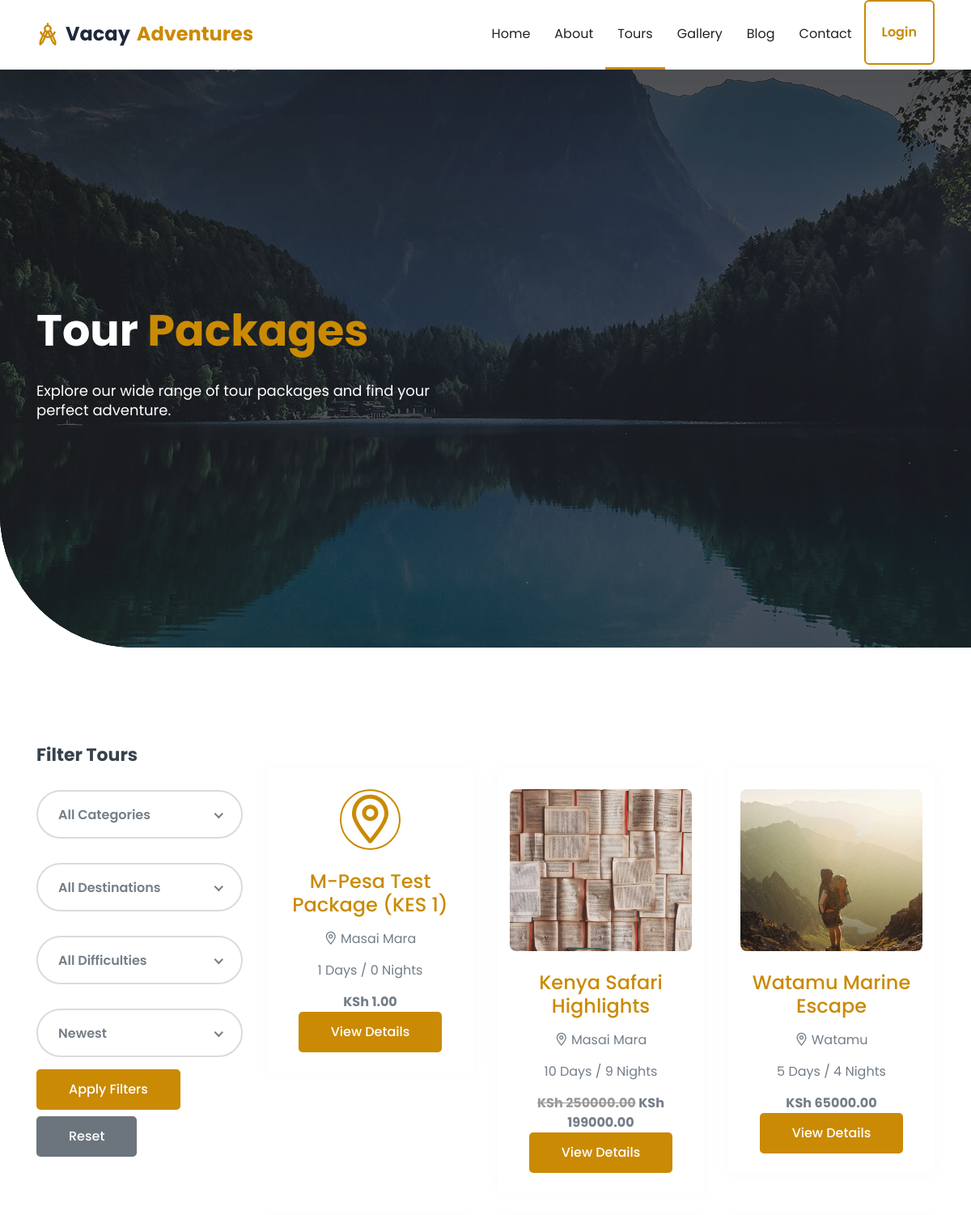
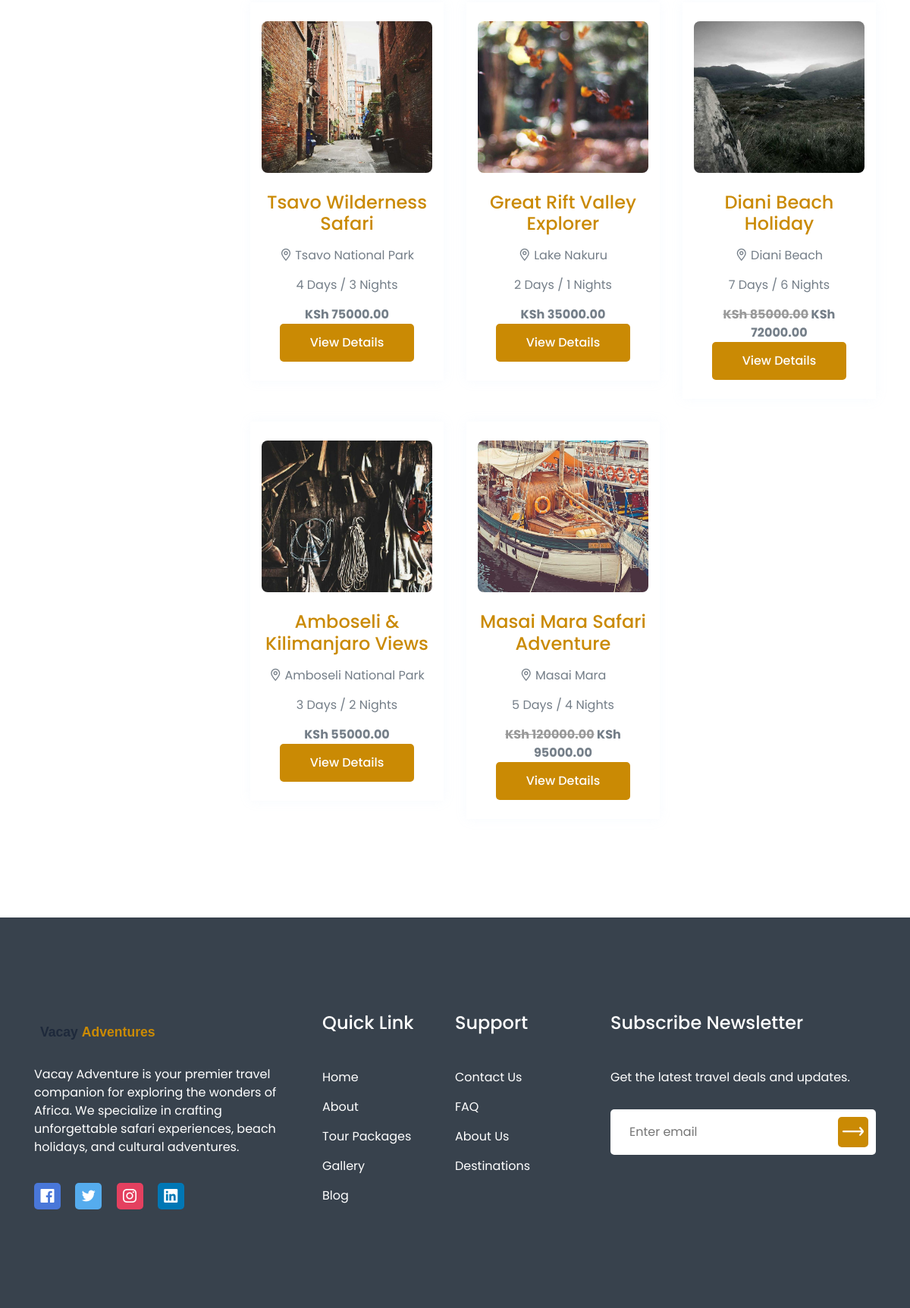
The page /tours/ on the database its author committed (2 pictures, top to bottom).
### tours/models.py (models this page shows, shortened)
class TourPackage(models.Model):
    DIFFICULTY_CHOICES = [('easy', 'Easy'), ('moderate', 'Moderate'), ('challenging', 'Challenging')]
    CATEGORY_CHOICES = [
        ('safari', 'Safari'), ('beach', 'Beach'), ('cultural', 'Cultural'),
        ('adventure', 'Adventure'), ('wildlife', 'Wildlife'), ('luxury', 'Luxury'),
    ]
    STATUS_CHOICES = [('draft', 'Draft'), ('published', 'Published')]
    destination = models.ForeignKey(Destination, on_delete=models.SET_NULL, null=True, related_name='tours')
    title = models.CharField(max_length=300)
    slug = models.SlugField(unique=True, blank=True)
    description = models.TextField()
    duration_days = models.IntegerField()
    duration_nights = models.IntegerField(default=0)
    price = models.DecimalField(max_digits=12, decimal_places=2)
    discount_price = models.DecimalField(max_digits=12, decimal_places=2, blank=True, null=True)
    max_guests = models.IntegerField(default=20)
    available_seats = models.IntegerField(default=20)
    difficulty = models.CharField(max_length=20, choices=DIFFICULTY_CHOICES, default='moderate')
    category = models.CharField(max_length=50, choices=CATEGORY_CHOICES, default='safari')
    hotel = models.ForeignKey(Hotel, on_delete=models.SET_NULL, null=True, blank=True, related_name='tours')
    vehicle = models.ForeignKey(Vehicle, on_delete=models.SET_NULL, null=True, blank=True, related_name='tours')
    guide = models.ForeignKey(TourGuide, on_delete=models.SET_NULL, null=True, blank=True, related_name='tours')
    included_services = models.TextField(blank=True, help_text='List items separated by newline')
    excluded_services = models.TextField(blank=True, help_text='List items separated by newline')
    image = models.ImageField(upload_to='tours/', blank=True, null=True, help_text='Main tour image (shown in listings). Individual gallery images below.')
    meeting_point = models.CharField(max_length=500, blank=True)
    start_date = models.DateField(blank=True, null=True)
    end_date = models.DateField(blank=True, null=True)
    itinerary = models.TextField(blank=True, help_text='Day-by-day itinerary')
    status = models.CharField(max_length=20, choices=STATUS_CHOICES, default='published')
    is_featured = models.BooleanField(default=False)
    created_at = models.DateTimeField(auto_now_add=True)
    updated_at = models.DateTimeField(auto_now=True)
    class Meta:
        ordering = ['-created_at']

class Destination(models.Model):
    STATUS_CHOICES = [('draft', 'Draft'), ('published', 'Published')]
    name = models.CharField(max_length=200)
    slug = models.SlugField(unique=True, blank=True)
    description = models.TextField()
    featured_image = models.ImageField(upload_to='destinations/')
    country = models.CharField(max_length=100)
    city = models.CharField(max_length=100, blank=True)
    latitude = models.FloatField(blank=True, null=True)
    longitude = models.FloatField(blank=True, null=True)
    best_season = models.CharField(max_length=200, blank=True)
    status = models.CharField(max_length=20, choices=STATUS_CHOICES, default='published')
    created_at = models.DateTimeField(auto_now_add=True)
    updated_at = models.DateTimeField(auto_now=True)
    class Meta:
        ordering = ['name']

class TourImage(models.Model):
    tour = models.ForeignKey(TourPackage, on_delete=models.CASCADE, related_name='images')
    image = models.ImageField(upload_to='tours/')
    caption = models.CharField(max_length=200, blank=True)
    is_main = models.BooleanField(default=False)
    class Meta:
        ordering = ['-is_main']

### core/models.py (models this page shows, shortened)
class SiteSetting(models.Model):
    site_name = models.CharField(max_length=200, default='Vacay Adventure')
    tagline = models.CharField(max_length=500, blank=True)
    logo = models.ImageField(upload_to='settings/', blank=True, null=True)
    favicon = models.ImageField(upload_to='settings/', blank=True, null=True)
    email = models.EmailField(blank=True)
    phone = models.CharField(max_length=20, blank=True)
    address = models.CharField(max_length=500, blank=True)
    facebook = models.URLField(blank=True)
    twitter = models.URLField(blank=True)
    instagram = models.URLField(blank=True)
    linkedin = models.URLField(blank=True)
    youtube = models.URLField(blank=True)
    about_short = models.TextField(blank=True)
    about_image = models.ImageField(upload_to='settings/', blank=True, null=True)
    trips_done = models.IntegerField(default=0)
    corporate_clients = models.IntegerField(default=0)
    visited_countries = models.IntegerField(default=0)
    team_members = models.IntegerField(default=0)
    hero_video_url = models.URLField(blank=True, help_text='Direct MP4 URL for the hero background video. Leave blank for default safari video.')
    created_at = models.DateTimeField(auto_now_add=True)
    updated_at = models.DateTimeField(auto_now=True)
    class Meta:
        verbose_name = 'Site Setting'
        verbose_name_plural = 'Site Settings'

### tours/views.py (the view)
# urls.py: path('tours/', views.tour_list, name='tour_list'),
def tour_list(request):
    tours_list = TourPackage.objects.filter(status='published').order_by('-created_at')
    category = request.GET.get('category', '')
    destination_slug = request.GET.get('destination', '')
    difficulty = request.GET.get('difficulty', '')
    sort = request.GET.get('sort', '-created_at')
    query = request.GET.get('q', '')
    if category:
        tours_list = tours_list.filter(category=category)
    if destination_slug:
        tours_list = tours_list.filter(destination__slug=destination_slug)
    if difficulty:
        tours_list = tours_list.filter(difficulty=difficulty)
    if query:
        tours_list = tours_list.filter(
            Q(title__icontains=query) | Q(description__icontains=query)
        )
    valid_sorts = ['price', '-price', 'duration_days', '-duration_days', 'title', '-title', 'created_at', '-created_at']
    if sort in valid_sorts:
        tours_list = tours_list.order_by(sort)
    paginator = Paginator(tours_list, 9)
    page = request.GET.get('page', 1)
    try:
        tours = paginator.page(page)
    except PageNotAnInteger:
        tours = paginator.page(1)
    except EmptyPage:
        tours = paginator.page(paginator.num_pages)
    destinations = Destination.objects.filter(status='published')
    context = {
        'tours': tours,
        'destinations': destinations,
        'current_category': category,
        'current_destination': destination_slug,
        'current_difficulty': difficulty,
        'current_sort': sort,
        'query': query,
    }
    return render(request, 'tours/tour_list.html', context)

### templates/tours/tour_list.html (shortened to what this page needs)
{% extends 'base.html' %}
{% load static %}
{% block hero %}
<section class="header_area hero-video-wrap">
    <div class="video-bg">
        <video autoplay muted loop playsinline poster="{% static 'images/hero-area.jpg' %}">
            <source src="{{ site_settings.hero_video_url|default:'https://assets.mixkit.co/videos/3661/3661-720.mp4' }}" type="video/mp4">
        </video>
    </div>
    <div class="video-overlay"></div>
    <div id="home" class="header_slider">
        <div class="single_slider bg_cover d-flex align-items-center">
            <div class="container">
                <div class="row">
                    <div class="col-lg-6 col-md-8">
                        <div class="slider_content">
                            <h2 class="slider_title wow fadeInLeftBig" data-wow-duration="1.3s" data-wow-delay="0.2s">Tour <span>Packages</span></h2>
                            <p class="wow fadeInLeftBig" data-wow-duration="1.3s" data-wow-delay="0.5s">Explore our wide range of tour packages and find your perfect adventure.</p>
                        </div>
                    </div>
                </div>
            </div>
        </div>
    </div>
</section>
{% endblock %}
{% block content %}
<section class="pt-120 pb-130">
    <div class="container">
        <div class="row">
            <div class="col-lg-3">
                <div class="filter_sidebar">
                    <h4 class="mb-20">Filter Tours</h4>
                    <form method="GET" action="{% url 'tour_list' %}">
                        <div class="single_form mb-15">
                        </div>
                        <div class="single_form mb-15">
                        </div>
                        <div class="single_form mb-15">
                        </div>
                        <div class="single_form mb-15">
                        </div>
                        <button type="submit" class="main-btn">Apply Filters</button>
                        <a href="{% url 'tour_list' %}" class="main-btn mt-2" style="background:#6c757d;">Reset</a>
                    </form>
                </div>
            </div>
            <div class="col-lg-9">
                <div class="row">
                    {% for tour in tours %}
                    <div class="col-lg-4 col-sm-6">
                        <div class="single_service mt-30 text-center">
                            <div class="services_icon">
                                {% if tour.image %}
                                <img src="{{ tour.image.url }}" alt="{{ tour.title }}" style="width:100%;height:200px;object-fit:cover;border-radius:8px;">
                                {% elif tour.images.first %}
                                <img src="{{ tour.images.first.image.url }}" alt="{{ tour.title }}" style="width:100%;height:200px;object-fit:cover;border-radius:8px;">
                                {% else %}
                                <i class="lni lni-map-marker" style="font-size:60px;"></i>
                                {% endif %}
                            </div>
                            <div class="services_content">
                                <h4 class="title"><a href="{% url 'tour_detail' tour.slug %}">{{ tour.title }}</a></h4>
                                <p><i class="lni lni-map-marker"></i> {{ tour.destination.name|default:'Various' }}</p>
                                <p>{{ tour.duration_days }} Days / {{ tour.duration_nights }} Nights</p>
                                <p>
                                    <strong>
                                    {% if tour.discount_price %}
                                    <span style="text-decoration:line-through;color:#999;">KSh {{ tour.price }}</span> KSh {{ tour.discount_price }}
                                    {% else %}
                                    KSh {{ tour.price }}
                                    {% endif %}
                                    </strong>
                                </p>
                                <a href="{% url 'tour_detail' tour.slug %}" class="main-btn">View Details</a>
                            </div>
                        </div>
                    </div>
                    {% empty %}
                    <div class="col-12 text-center"><p>No tours found.</p></div>
                    {% endfor %}
                </div>
            </div>
        </div>
    </div>
</section>
{% endblock %}

### templates/includes/footer.html (shortened to what this page needs)
{% load static %}
<section id="footer" class="footer_area">
    <div class="footer_widget pt-80 pb-130">
        <div class="container">
            <div class="row">
                <div class="col-lg-4 col-md-6 order-md-1 order-lg-1">
                    <div class="footer_about mt-50">
                        <a href="/">
                            {% if site_settings and site_settings.logo %}
                            <img src="{{ site_settings.logo.url }}" alt="{{ site_settings.site_name }}" height="40">
                            {% else %}
                            <img src="{% static 'images/logo.svg' %}" alt="Vacay Adventure" height="40">
                            {% endif %}
                        </a>
                        <p>{{ site_settings.about_short|default:'Explore the world with confidence. Vacay Adventure offers unforgettable travel experiences across Africa.' }}</p>
                        <ul class="social">
                            {% if site_settings.facebook %}<li><a class="social_1" href="{{ site_settings.facebook }}"><i class="lni lni-facebook-original"></i></a></li>{% endif %}
                            {% if site_settings.twitter %}<li><a class="social_2" href="{{ site_settings.twitter }}"><i class="lni lni-twitter-original"></i></a></li>{% endif %}
                            {% if site_settings.instagram %}<li><a class="social_3" href="{{ site_settings.instagram }}"><i class="lni lni-instagram-original"></i></a></li>{% endif %}
                            {% if site_settings.linkedin %}<li><a class="social_4" href="{{ site_settings.linkedin }}"><i class="lni lni-linkedin-original"></i></a></li>{% endif %}
                        </ul>
                    </div>
                </div>
                <div class="col-lg-4 col-md-12 order-md-3 order-lg-2">
                    <div class="footer_link_wrapper d-flex flex-wrap">
                        <div class="footer_link mt-45">
                            <h4 class="footer_title">Quick Link</h4>
                            <ul class="link">
                                <li><a href="/">Home</a></li>
                                <li><a href="/about/">About</a></li>
                                <li><a href="/tours/">Tour Packages</a></li>
                                <li><a href="/gallery/">Gallery</a></li>
                                <li><a href="/blog/">Blog</a></li>
                            </ul>
                        </div>
                        <div class="footer_link mt-45">
                            <h4 class="footer_title">Support</h4>
                            <ul class="link">
                                <li><a href="/contact/">Contact Us</a></li>
                                <li><a href="/faq/">FAQ</a></li>
                                <li><a href="/about/">About Us</a></li>
                                <li><a href="/destinations/">Destinations</a></li>
                            </ul>
                        </div>
                    </div>
                </div>
                <div class="col-lg-4 col-md-6 order-md-2 order-lg-3">
                    <div class="footer_subscribe mt-45">
                        <h4 class="footer_title">Subscribe Newsletter</h4>
                        <p>Get the latest travel deals and updates.</p>
                        <div class="subscribe_form">
                            <form action="{% url 'newsletter_subscribe' %}" method="POST">
                                <input type="email" name="email" placeholder="Enter email" required>
                                <button type="submit"><i class="lni lni-arrow-right"></i></button>
                            </form>
                        </div>
                    </div>
                </div>
            </div>
        </div>
    </div>
</section>

### rows shown on the page
TourPackage: title "M-Pesa Test Package (KES 1)", destination.name "Masai Mara", duration_days "1", duration_nights "0", price "1.00"
TourPackage: images.first.image (picture), title "Kenya Safari Highlights", destination.name "Masai Mara", duration_days "10", duration_nights "9", price "250000.00", discount_price "199000.00"
TourPackage: images.first.image (picture), title "Watamu Marine Escape", destination.name "Watamu", duration_days "5", duration_nights "4", price "65000.00"
TourPackage: images.first.image (picture), title "Tsavo Wilderness Safari", destination.name "Tsavo National Park", duration_days "4", duration_nights "3", price "75000.00"
TourPackage: images.first.image (picture), title "Great Rift Valley Explorer", destination.name "Lake Nakuru", duration_days "2", duration_nights "1", price "35000.00"
TourPackage: images.first.image (picture), title "Diani Beach Holiday", destination.name "Diani Beach", duration_days "7", duration_nights "6", price "85000.00", discount_price "72000.00"
TourPackage: images.first.image (picture), title "Amboseli & Kilimanjaro Views", destination.name "Amboseli National Park", duration_days "3", duration_nights "2", price "55000.00"
TourPackage: images.first.image (picture), title "Masai Mara Safari Adventure", destination.name "Masai Mara", duration_days "5", duration_nights "4", price "120000.00", discount_price "95000.00"
SiteSetting: about_short "Vacay Adventure is your premier travel companion for exploring the wonders of Africa. We specialize in crafting unforgettable safari experiences, beach holidays, and cultural adventures."
